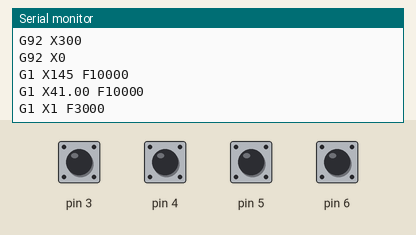
This sketch was run on a simulated Arduino Uno, built with avr-gcc and run on an emulated ATmega328P. Parts: the last lines printed to the serial monitor. The inputs (shaded band) are chosen by the test bench; at power-on: pin 3–6 HIGH.

Above: at 3.7 s.
3.8 s: pin 4 pulled LOW for 0.15 s
At 5.3 s:
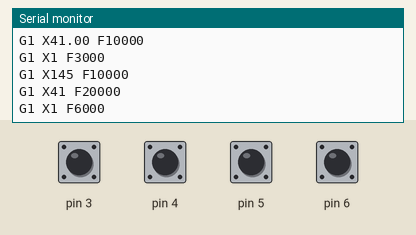
5.4 s: pin 3 pulled LOW for 0.15 s
7.0 s: pin 5 pulled LOW for 0.15 s
At 8.5 s:
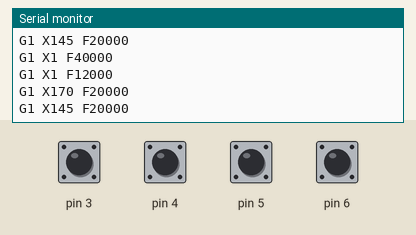
8.6 s: pin 3 pulled LOW for 1 s
At 10.9 s:
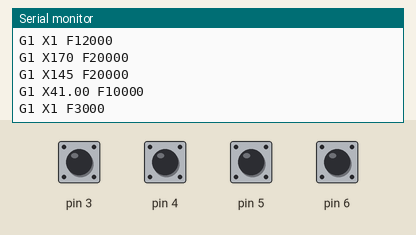
11.1 s: pin 4 pulsed LOW 2 times (0.12 s each, 0.3 s apart)
At 12.3 s:
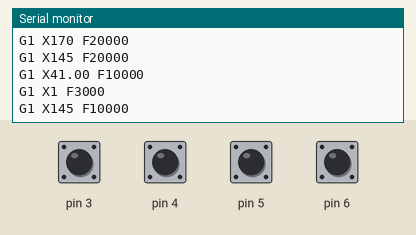
Timing chart, 0 to 14.1 s (numbered marks = the images above; inputs shaded):
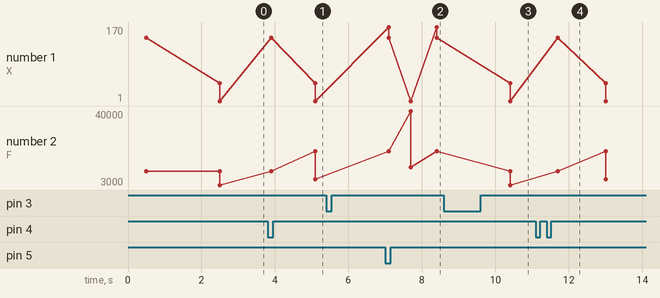

The sketch:

ambu1.4.ino
```cpp
bool botonA;
bool botonB;
bool botonC;
bool finCarr;
bool trigg1 = 1;
float recorr = 0;
float recorrInicial = 300;
String strEntrada;
int modo = 1;
unsigned long millisAnt = 0;
unsigned long millisAct;
long intervalo = 2000;
int topeSup = 145;
int topeInf = 1;

void setup() {
  pinMode(3, INPUT_PULLUP);
  pinMode(4, INPUT_PULLUP);
  pinMode(5, INPUT_PULLUP);
  pinMode(6, INPUT_PULLUP);
  Serial.begin(115200);
  delay(500);
  Serial.println("G92 X300");
  // loop inicial
  while (digitalRead(6) == LOW) {
    delay(10);
    recorrInicial -= 0.1;
    Serial.print("G1 X");
    Serial.print(recorrInicial);
    Serial.println(" F3000");
    digitalWrite(13, HIGH);
    delay(1);
  }
  Serial.println("G92 X0");
  Serial.print("G1 X");
  Serial.print(topeSup);
  Serial.println(" F10000");
  delay(intervalo);
}


void loop() {
  millisAct = millis();
  botonA = digitalRead(3);
  botonB = digitalRead(4);
  botonC = digitalRead(5);
  finCarr = digitalRead(6);
  if (botonA == LOW) {
    delay(100);
    modo = 1;
    intervalo = 2000;
  }
  if (botonB == LOW) {
    delay(100);
    modo = 2;
    intervalo = 1300;

  }
  if (botonC == LOW) {
    delay(100);
    modo = 3;
    intervalo = 700;

  }

  switch (modo) {
    case 1:
      if (millisAct - millisAnt >= intervalo) {
        millisAnt = millisAct;
        if (trigg1 == 1) {
          Serial.print("G1 X");
          Serial.print(topeInf + 40.0);
          Serial.println(" F10000");
          Serial.print("G1 X");
          Serial.print(topeInf);
          Serial.println(" F3000");

          trigg1 = 0;
        }
        else {
          Serial.print("G1 X");
          Serial.print(topeSup);
          Serial.println(" F5000");
          trigg1 = 1;
        }
      }
      break;
    case 2:
      if (millisAct - millisAnt >= intervalo) {
        millisAnt = millisAct;
        if (trigg1 == 1) {
          //          Serial.println("G1 X20 F20000");
          Serial.print("G1 X");
          Serial.print(topeInf + 40);
          Serial.println(" F20000");
          Serial.print("G1 X");
          Serial.print(topeInf);
          Serial.println(" F6000");

          trigg1 = 0;
        }
        else {
          //Serial.println("G1 X170 F10000");
          Serial.print("G1 X");
          Serial.print(topeSup);
          Serial.println(" F10000");

          trigg1 = 1;
        }
      }
      break;

    case 3:
      if (millisAct - millisAnt >= intervalo) {
        millisAnt = millisAct;
        if (trigg1 == 1) {
          //Serial.println("G1 X20 F40000");
          Serial.print("G1 X");
          Serial.print(topeInf);
          Serial.println(" F40000");
          Serial.print("G1 X");
          Serial.print(topeInf);
          Serial.println(" F12000");

          trigg1 = 0;
        }
        else {
          Serial.println("G1 X170 F20000");
          Serial.print("G1 X");
          Serial.print(topeSup);
          Serial.println(" F20000");
          trigg1 = 1;
        }
      }
      break;


  }
}
```

Measured:
- after the input at 3.8 s, the serial monitor: prints a new line after 0.10 s (image 1)
- after the input at 7.0 s, the serial monitor: prints a new line after 0.10 s (image 2)
- after the input at 8.6 s, the serial monitor: prints a new line after 1.8 s (image 3)
- after the input at 11.1 s, the serial monitor: prints a new line after 0.60 s (image 4)
- plotted number 2: 3000 → 6000 after the input at 3.8 s, 20000 → 3000 after the input at 8.6 s, 3000 → 6000 after the input at 11.1 s
